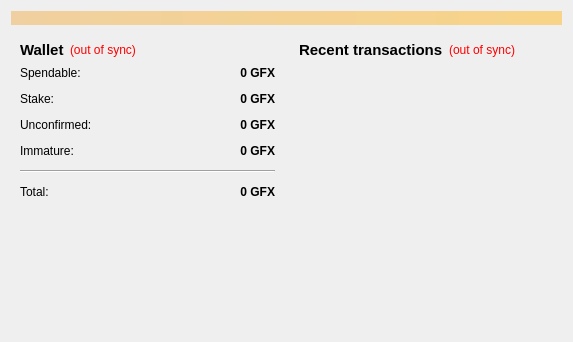
<?xml version="1.0" encoding="UTF-8"?>
<ui version="4.0">
 <class>OverviewPage</class>
 <widget class="QWidget" name="OverviewPage">
  <property name="geometry">
   <rect>
    <x>0</x>
    <y>0</y>
    <width>573</width>
    <height>342</height>
   </rect>
  </property>
  <property name="windowTitle">
   <string>Form</string>
  </property>
  <layout class="QVBoxLayout" name="topLayout">
   <item>
    <widget class="QLabel" name="labelAlerts">
     <property name="visible">
      <bool>false</bool>
     </property>
     <property name="styleSheet">
      <string notr="true">background-color: qlineargradient(x1: 0, y1: 0, x2: 1, y2: 0, stop:0 #F0D0A0, stop:1 #F8D488);  color:#000000
</string>
     </property>
     <property name="wordWrap">
      <bool>true</bool>
     </property>
     <property name="margin">
      <number>3</number>
     </property>
    </widget>
   </item>
   <item>
    <layout class="QHBoxLayout" name="horizontalLayout" stretch="1,1">
     <item>
      <layout class="QVBoxLayout" name="verticalLayout_2">
       <item>
        <widget class="QWidget" name="widget" native="true">
         <layout class="QVBoxLayout" name="verticalLayout_4">
          <item>
           <layout class="QHBoxLayout" name="horizontalLayout_4">
            <item>
             <widget class="QLabel" name="label_5">
              <property name="font">
               <font>
                <pointsize>11</pointsize>
                <weight>75</weight>
                <bold>true</bold>
               </font>
              </property>
              <property name="text">
               <string>Wallet</string>
              </property>
             </widget>
            </item>
            <item>
             <widget class="QLabel" name="labelWalletStatus">
              <property name="toolTip">
               <string>The displayed information may be out of date. Your wallet automatically synchronizes with the GraphicsCoin network after a connection is established, but this process has not completed yet.</string>
              </property>
              <property name="styleSheet">
               <string notr="true">QLabel { color: red; }</string>
              </property>
              <property name="text">
               <string notr="true">(out of sync)</string>
              </property>
              <property name="alignment">
               <set>Qt::AlignLeading|Qt::AlignLeft|Qt::AlignVCenter</set>
              </property>
             </widget>
            </item>
            <item>
             <spacer name="horizontalSpacer_2">
              <property name="orientation">
               <enum>Qt::Horizontal</enum>
              </property>
              <property name="sizeHint" stdset="0">
               <size>
                <width>40</width>
                <height>20</height>
               </size>
              </property>
             </spacer>
            </item>
           </layout>
          </item>
          <item>
           <layout class="QFormLayout" name="formLayout_2">
            <property name="fieldGrowthPolicy">
             <enum>QFormLayout::AllNonFixedFieldsGrow</enum>
            </property>
            <property name="horizontalSpacing">
             <number>12</number>
            </property>
            <property name="verticalSpacing">
             <number>12</number>
            </property>
            <item row="0" column="0">
             <widget class="QLabel" name="label">
              <property name="text">
               <string>Spendable:</string>
              </property>
             </widget>
            </item>
            <item row="0" column="1">
             <widget class="QLabel" name="labelBalance">
              <property name="font">
               <font>
                <weight>75</weight>
                <bold>true</bold>
               </font>
              </property>
              <property name="cursor">
               <cursorShape>IBeamCursor</cursorShape>
              </property>
              <property name="toolTip">
               <string>Your current spendable balance</string>
              </property>
              <property name="text">
               <string notr="true">0 GFX</string>
              </property>
              <property name="alignment">
               <set>Qt::AlignRight|Qt::AlignTrailing|Qt::AlignVCenter</set>
              </property>
              <property name="textInteractionFlags">
               <set>Qt::LinksAccessibleByMouse|Qt::TextSelectableByKeyboard|Qt::TextSelectableByMouse</set>
              </property>
             </widget>
            </item>
            <item row="1" column="0">
             <widget class="QLabel" name="label_6">
              <property name="text">
               <string>Stake:</string>
              </property>
             </widget>
            </item>
            <item row="1" column="1">
             <widget class="QLabel" name="labelStake">
              <property name="font">
               <font>
                <weight>75</weight>
                <bold>true</bold>
               </font>
              </property>
              <property name="cursor">
               <cursorShape>IBeamCursor</cursorShape>
              </property>
              <property name="toolTip">
               <string>Total of coins that was staked, and do not yet count toward the current balance</string>
              </property>
              <property name="text">
               <string notr="true">0 GFX</string>
              </property>
              <property name="alignment">
               <set>Qt::AlignRight|Qt::AlignTrailing|Qt::AlignVCenter</set>
              </property>
              <property name="textInteractionFlags">
               <set>Qt::LinksAccessibleByMouse|Qt::TextSelectableByKeyboard|Qt::TextSelectableByMouse</set>
              </property>
             </widget>
            </item>
            <item row="2" column="0">
             <widget class="QLabel" name="label_3">
              <property name="text">
               <string>Unconfirmed:</string>
              </property>
             </widget>
            </item>
            <item row="2" column="1">
             <widget class="QLabel" name="labelUnconfirmed">
              <property name="font">
               <font>
                <weight>75</weight>
                <bold>true</bold>
               </font>
              </property>
              <property name="cursor">
               <cursorShape>IBeamCursor</cursorShape>
              </property>
              <property name="toolTip">
               <string>Total of transactions that have yet to be confirmed, and do not yet count toward the current balance</string>
              </property>
              <property name="text">
               <string notr="true">0 GFX</string>
              </property>
              <property name="alignment">
               <set>Qt::AlignRight|Qt::AlignTrailing|Qt::AlignVCenter</set>
              </property>
              <property name="textInteractionFlags">
               <set>Qt::LinksAccessibleByMouse|Qt::TextSelectableByKeyboard|Qt::TextSelectableByMouse</set>
              </property>
             </widget>
            </item>
            <item row="3" column="0">
             <widget class="QLabel" name="labelImmatureText">
              <property name="text">
               <string>Immature:</string>
              </property>
             </widget>
            </item>
            <item row="3" column="1">
             <widget class="QLabel" name="labelImmature">
              <property name="font">
               <font>
                <weight>75</weight>
                <bold>true</bold>
               </font>
              </property>
              <property name="toolTip">
               <string>Mined balance that has not yet matured</string>
              </property>
              <property name="text">
               <string notr="true">0 GFX</string>
              </property>
              <property name="alignment">
               <set>Qt::AlignRight|Qt::AlignTrailing|Qt::AlignVCenter</set>
              </property>
              <property name="textInteractionFlags">
               <set>Qt::LinksAccessibleByMouse|Qt::TextSelectableByKeyboard|Qt::TextSelectableByMouse</set>
              </property>
             </widget>
            </item>
            <item row="4" column="0" colspan="2">
             <widget class="Line" name="line">
              <property name="orientation">
               <enum>Qt::Horizontal</enum>
              </property>
             </widget>
            </item>
            <item row="5" column="0">
             <widget class="QLabel" name="labelTotalText">
              <property name="text">
               <string>Total:</string>
              </property>
             </widget>
            </item>
            <item row="5" column="1">
             <widget class="QLabel" name="labelTotal">
              <property name="font">
               <font>
                <weight>75</weight>
                <bold>true</bold>
               </font>
              </property>
              <property name="cursor">
               <cursorShape>IBeamCursor</cursorShape>
              </property>
              <property name="toolTip">
               <string>Your current total balance</string>
              </property>
              <property name="text">
               <string notr="true">0 GFX</string>
              </property>
              <property name="alignment">
               <set>Qt::AlignRight|Qt::AlignTrailing|Qt::AlignVCenter</set>
              </property>
              <property name="textInteractionFlags">
               <set>Qt::LinksAccessibleByMouse|Qt::TextSelectableByKeyboard|Qt::TextSelectableByMouse</set>
              </property>
             </widget>
            </item>
           </layout>
          </item>
         </layout>
        </widget>
       </item>
       <item>
        <spacer name="verticalSpacer">
         <property name="orientation">
          <enum>Qt::Vertical</enum>
         </property>
         <property name="sizeHint" stdset="0">
          <size>
           <width>20</width>
           <height>40</height>
          </size>
         </property>
        </spacer>
       </item>
      </layout>
     </item>
     <item>
      <layout class="QVBoxLayout" name="verticalLayout_3">
       <item>
        <widget class="QWidget" name="widget_2" native="true">
         <layout class="QVBoxLayout" name="verticalLayout">
          <item>
           <layout class="QHBoxLayout" name="horizontalLayout_2">
            <item>
             <widget class="QLabel" name="label_4">
              <property name="font">
               <font>
                <pointsize>11</pointsize>
                <weight>75</weight>
                <bold>true</bold>
               </font>
              </property>
              <property name="text">
               <string>&lt;b&gt;Recent transactions&lt;/b&gt;</string>
              </property>
             </widget>
            </item>
            <item>
             <widget class="QLabel" name="labelTransactionsStatus">
              <property name="toolTip">
               <string>The displayed information may be out of date. Your wallet automatically synchronizes with the GraphicsCoin network after a connection is established, but this process has not completed yet.</string>
              </property>
              <property name="styleSheet">
               <string notr="true">QLabel { color: red; }</string>
              </property>
              <property name="text">
               <string notr="true">(out of sync)</string>
              </property>
              <property name="alignment">
               <set>Qt::AlignRight|Qt::AlignTrailing|Qt::AlignVCenter</set>
              </property>
             </widget>
            </item>
            <item>
             <spacer name="horizontalSpacer">
              <property name="orientation">
               <enum>Qt::Horizontal</enum>
              </property>
              <property name="sizeHint" stdset="0">
               <size>
                <width>40</width>
                <height>20</height>
               </size>
              </property>
             </spacer>
            </item>
           </layout>
          </item>
          <item>
           <widget class="QListView" name="listTransactions">
            <property name="styleSheet">
             <string notr="true">QListView { background: transparent; }</string>
            </property>
            <property name="frameShape">
             <enum>QFrame::NoFrame</enum>
            </property>
            <property name="verticalScrollBarPolicy">
             <enum>Qt::ScrollBarAlwaysOff</enum>
            </property>
            <property name="horizontalScrollBarPolicy">
             <enum>Qt::ScrollBarAlwaysOff</enum>
            </property>
            <property name="selectionMode">
             <enum>QAbstractItemView::NoSelection</enum>
            </property>
           </widget>
          </item>
         </layout>
        </widget>
       </item>
      </layout>
     </item>
    </layout>
   </item>
  </layout>
 </widget>
 <resources/>
 <connections/>
</ui>
